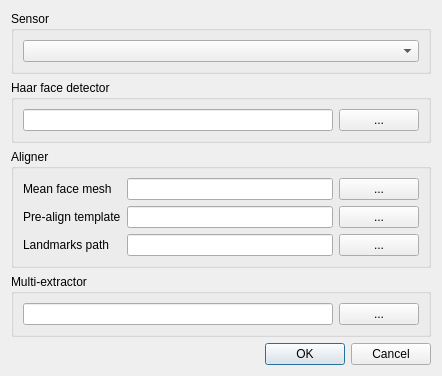
<?xml version="1.0" encoding="UTF-8"?>
<ui version="4.0">
 <class>DlgLaunchProperties</class>
 <widget class="QDialog" name="DlgLaunchProperties">
  <property name="geometry">
   <rect>
    <x>0</x>
    <y>0</y>
    <width>442</width>
    <height>374</height>
   </rect>
  </property>
  <property name="windowTitle">
   <string>Launch properties</string>
  </property>
  <layout class="QVBoxLayout" name="verticalLayout">
   <item>
    <widget class="QGroupBox" name="groupBox_4">
     <property name="title">
      <string>Sensor</string>
     </property>
     <layout class="QVBoxLayout" name="verticalLayout_2">
      <item>
       <widget class="QComboBox" name="cmbSensor"/>
      </item>
     </layout>
    </widget>
   </item>
   <item>
    <widget class="QGroupBox" name="groupBox">
     <property name="title">
      <string>Haar face detector</string>
     </property>
     <layout class="QHBoxLayout" name="horizontalLayout">
      <item>
       <widget class="QLineEdit" name="leHaarPath">
        <property name="readOnly">
         <bool>true</bool>
        </property>
       </widget>
      </item>
      <item>
       <widget class="QPushButton" name="pbHaarPath">
        <property name="text">
         <string>...</string>
        </property>
       </widget>
      </item>
     </layout>
    </widget>
   </item>
   <item>
    <widget class="QGroupBox" name="groupBox_2">
     <property name="title">
      <string>Aligner</string>
     </property>
     <layout class="QGridLayout" name="gridLayout">
      <item row="1" column="1">
       <widget class="QLineEdit" name="lePreAlignTemplatePath">
        <property name="readOnly">
         <bool>true</bool>
        </property>
       </widget>
      </item>
      <item row="1" column="2">
       <widget class="QPushButton" name="pbPreAlignTemplatePath">
        <property name="text">
         <string>...</string>
        </property>
       </widget>
      </item>
      <item row="1" column="0">
       <widget class="QLabel" name="label_2">
        <property name="text">
         <string>Pre-align template</string>
        </property>
       </widget>
      </item>
      <item row="0" column="2">
       <widget class="QPushButton" name="pbMeanFacePath">
        <property name="text">
         <string>...</string>
        </property>
       </widget>
      </item>
      <item row="0" column="0">
       <widget class="QLabel" name="label">
        <property name="text">
         <string>Mean face mesh</string>
        </property>
       </widget>
      </item>
      <item row="0" column="1">
       <widget class="QLineEdit" name="leMeanFacePath">
        <property name="readOnly">
         <bool>true</bool>
        </property>
       </widget>
      </item>
      <item row="2" column="0">
       <widget class="QLabel" name="label_3">
        <property name="text">
         <string>Landmarks path</string>
        </property>
       </widget>
      </item>
      <item row="2" column="1">
       <widget class="QLineEdit" name="leLandmarkPath">
        <property name="readOnly">
         <bool>true</bool>
        </property>
       </widget>
      </item>
      <item row="2" column="2">
       <widget class="QPushButton" name="pbLandmarksPath">
        <property name="text">
         <string>...</string>
        </property>
       </widget>
      </item>
     </layout>
    </widget>
   </item>
   <item>
    <widget class="QGroupBox" name="groupBox_3">
     <property name="title">
      <string>Multi-extractor</string>
     </property>
     <layout class="QHBoxLayout" name="horizontalLayout_2">
      <item>
       <widget class="QLineEdit" name="leMultiExtractorPath">
        <property name="readOnly">
         <bool>true</bool>
        </property>
       </widget>
      </item>
      <item>
       <widget class="QPushButton" name="pbMultiExtractorPath">
        <property name="text">
         <string>...</string>
        </property>
       </widget>
      </item>
     </layout>
    </widget>
   </item>
   <item>
    <spacer name="verticalSpacer">
     <property name="orientation">
      <enum>Qt::Vertical</enum>
     </property>
     <property name="sizeHint" stdset="0">
      <size>
       <width>20</width>
       <height>40</height>
      </size>
     </property>
    </spacer>
   </item>
   <item>
    <widget class="QDialogButtonBox" name="buttonBox">
     <property name="orientation">
      <enum>Qt::Horizontal</enum>
     </property>
     <property name="standardButtons">
      <set>QDialogButtonBox::Cancel|QDialogButtonBox::Ok</set>
     </property>
    </widget>
   </item>
  </layout>
 </widget>
 <resources/>
 <connections>
  <connection>
   <sender>buttonBox</sender>
   <signal>accepted()</signal>
   <receiver>DlgLaunchProperties</receiver>
   <slot>accept()</slot>
   <hints>
    <hint type="sourcelabel">
     <x>248</x>
     <y>254</y>
    </hint>
    <hint type="destinationlabel">
     <x>157</x>
     <y>274</y>
    </hint>
   </hints>
  </connection>
  <connection>
   <sender>buttonBox</sender>
   <signal>rejected()</signal>
   <receiver>DlgLaunchProperties</receiver>
   <slot>reject()</slot>
   <hints>
    <hint type="sourcelabel">
     <x>316</x>
     <y>260</y>
    </hint>
    <hint type="destinationlabel">
     <x>286</x>
     <y>274</y>
    </hint>
   </hints>
  </connection>
 </connections>
</ui>
